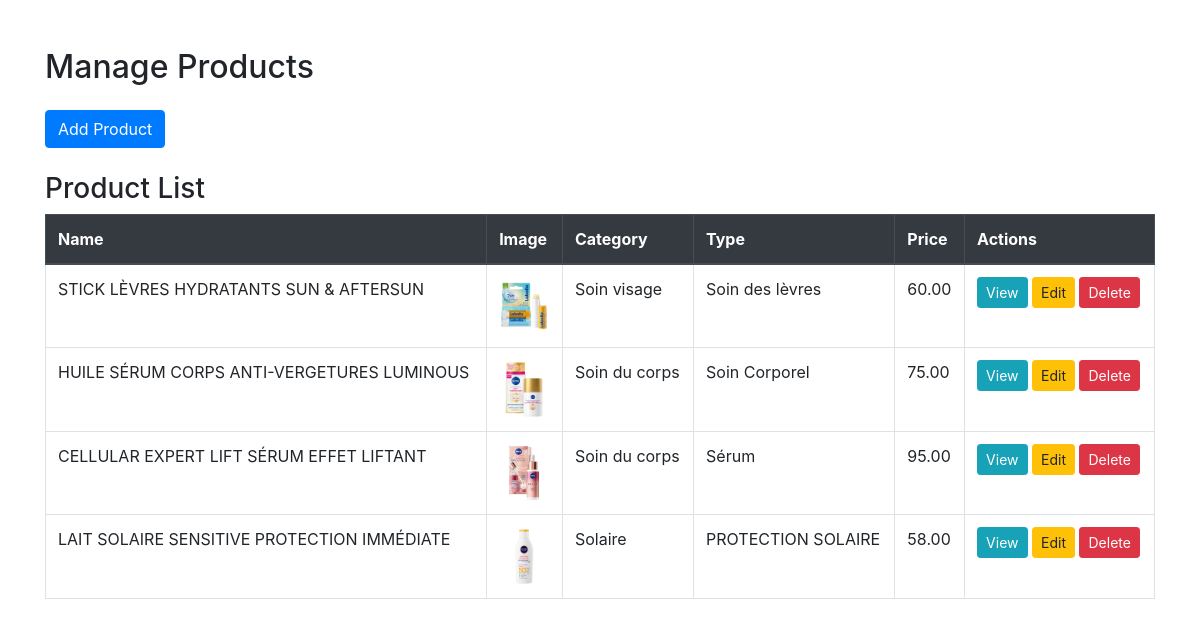
Page /manageproduct/ on the committed database.
### myapp/models.py (models this page shows)
class Product(models.Model):
    id = models.AutoField(primary_key=True)
    nom = models.CharField(max_length=255)
    categorie = models.ForeignKey('Categorie', on_delete=models.CASCADE, default=None)
    description = models.ForeignKey('Description', on_delete=models.CASCADE, default=None)
    reviews = models.ForeignKey('Reviews', on_delete=models.CASCADE, default=None)
    prix = models.DecimalField(max_digits=10, decimal_places=2)
    quantite = models.IntegerField()
    image = models.ImageField(upload_to='produits/')
    image2 = models.ImageField(upload_to='produits/')
    image3 = models.ImageField(upload_to='produits/')
    size = models.CharField(max_length=50)
    type = models.CharField(max_length=50)
    effects = models.CharField(max_length=255)
    tags = models.CharField(max_length=255)
    reference = models.CharField(max_length=255)
    salesnumber = models.CharField(max_length=50, default='0')

class Categorie(models.Model):
    id = models.AutoField(primary_key=True)
    nom = models.CharField(max_length=255)

### myapp/views.py (the view)
# urls.py: path('manageproduct/', views.manageproduct, name='manageproduct'),
def manageproduct(request):
    if request.method == 'POST':
        if 'add_product' in request.POST:
            form = ProductForm(request.POST, request.FILES)
            if form.is_valid():
                form.save()
                return redirect('manageproduct')
        elif 'update_product' in request.POST:
            product_id = request.POST.get('product_id')
            product = get_object_or_404(Product, id=product_id)
            form = ProductForm(request.POST, request.FILES, instance=product)
            if form.is_valid():
                form.save()
                return redirect('manageproduct')
        elif 'delete_product' in request.POST:
            product_id = request.POST.get('product_id')
            product = get_object_or_404(Product, id=product_id)
            product.delete()
            return redirect('manageproduct')
    else:
        form = ProductForm()
    products = Product.objects.all()
    categories = Categorie.objects.all()
    reviews = Reviews.objects.all()
    descriptions = Description.objects.all()
    context = {
        'form': form,
        'products': products,
        'categories': categories,
        'reviews': reviews,
        'descriptions': descriptions,
    }
    return render(request, 'manageproduct.html', context)

### myapp/templates/manageproduct.html (shortened to what this page needs)
<!DOCTYPE html>
<html lang="en">
<head>
    <link href="https://maxcdn.bootstrapcdn.com/bootstrap/4.5.2/css/bootstrap.min.css" rel="stylesheet">
</head>
<body>
<div class="container mt-5">
    <h2 class="mb-4">Manage Products</h2>
    <button class="btn btn-primary mb-4" type="button" data-toggle="collapse" data-target="#productForm" aria-expanded="false" aria-controls="productForm" id="formToggleBtn">
        Add Product
    </button>
    <h3>Product List</h3>
    <table class="table table-bordered">
        <thead class="thead-dark">
        <tr>
            <th>Name</th>
            <th>Image</th>
            <th>Category</th>
            <th>Type</th>
            <th>Price</th>
            <th>Actions</th>
        </tr>
        </thead>
        <tbody>
        {% for product in products %}
        <tr>
            <td>{{ product.nom }}</td>
            <td><img src="{{ product.image.url }}" alt="Image" width="50"></td>
            <td>{{ product.categorie.nom }}</td>
            <td>{{ product.type }}</td>
            <td>{{ product.prix }}</td>
            <td>
                <button class="btn btn-info btn-sm" onclick="viewProduct({{ product.id }})">View</button>
                <button class="btn btn-warning btn-sm" onclick="editProduct({
                    id: '{{ product.id }}',
                    nom: '{{ product.nom }}',
                    categorie_id: '{{ product.categorie.id }}',
                    description_id: '{{ product.description.id }}',
                    reviews_id: '{{ product.reviews.id }}',
                    prix: '{{ product.prix }}',
                    quantite: '{{ product.quantite }}',
                    image: '{{ product.image.url }}',
                    image2: '{{ product.image2.url }}',
                    image3: '{{ product.image3.url }}',
                    size: '{{ product.size }}',
                    type: '{{ product.type }}',
                    effects: '{{ product.effects }}',
                    tags: '{{ product.tags }}',
                    reference: '{{ product.reference }}',
                    salesnumber: '{{ product.salesnumber }}'
                })">Edit</button>
                <form method="post" style="display:inline;">
                    <button type="submit" name="delete_product" class="btn btn-danger btn-sm">Delete</button>
                </form>
            </td>
        </tr>
        {% endfor %}
        </tbody>
    </table>
</div>
</body>
</html>

### rows in the picture
Product: nom "STICK LÈVRES HYDRATANTS SUN & AFTERSUN", image (picture), categorie.nom "Soin visage", type "Soin des lèvres", prix "60.00"
Product: nom "HUILE SÉRUM CORPS ANTI-VERGETURES LUMINOUS", image (picture), categorie.nom "Soin du corps", type "Soin Corporel", prix "75.00"
Product: nom "CELLULAR EXPERT LIFT SÉRUM EFFET LIFTANT", image (picture), categorie.nom "Soin du corps", type "Sérum", prix "95.00"
Product: nom "LAIT SOLAIRE SENSITIVE PROTECTION IMMÉDIATE", image (picture), categorie.nom "Solaire", type "PROTECTION SOLAIRE", prix "58.00"
